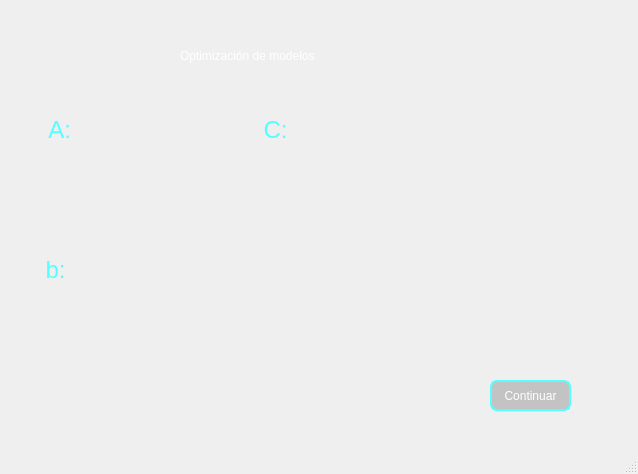
<?xml version="1.0" encoding="UTF-8"?>
<ui version="4.0">
 <class>MainWindow</class>
 <widget class="QMainWindow" name="MainWindow">
  <property name="enabled">
   <bool>true</bool>
  </property>
  <property name="geometry">
   <rect>
    <x>0</x>
    <y>0</y>
    <width>638</width>
    <height>474</height>
   </rect>
  </property>
  <property name="minimumSize">
   <size>
    <width>484</width>
    <height>0</height>
   </size>
  </property>
  <property name="maximumSize">
   <size>
    <width>638</width>
    <height>474</height>
   </size>
  </property>
  <property name="cursor">
   <cursorShape>ArrowCursor</cursorShape>
  </property>
  <property name="mouseTracking">
   <bool>true</bool>
  </property>
  <property name="windowTitle">
   <string>MainWindow</string>
  </property>
  <property name="styleSheet">
   <string notr="true">QWidget#centralwidget{
	background-color: qlineargradient(spread:pad, x1:0, y1:0, x2:1, y2:1, stop:0 		rgba(91, 91, 91, 255), stop:1 rgba(118, 118, 118, 255));
}
</string>
  </property>
  <widget class="QWidget" name="centralwidget">
   <widget class="QLabel" name="titulo">
    <property name="geometry">
     <rect>
      <x>180</x>
      <y>40</y>
      <width>271</width>
      <height>31</height>
     </rect>
    </property>
    <property name="cursor">
     <cursorShape>ArrowCursor</cursorShape>
    </property>
    <property name="styleSheet">
     <string notr="true">font: 75 20pt &quot;Bahnschrift&quot;;
color: rgb(255, 255, 255);</string>
    </property>
    <property name="text">
     <string>Optimización de modelos</string>
    </property>
   </widget>
   <widget class="QLabel" name="label">
    <property name="geometry">
     <rect>
      <x>-160</x>
      <y>110</y>
      <width>231</width>
      <height>40</height>
     </rect>
    </property>
    <property name="styleSheet">
     <string notr="true">font: 87 10pt &quot;Arial Black&quot;;
color: #55ffff;</string>
    </property>
    <property name="text">
     <string>&lt;html&gt;&lt;head/&gt;&lt;body&gt;&lt;p align=&quot;right&quot;&gt;&lt;span style=&quot; font-size:18pt;&quot;&gt;A:&lt;/span&gt;&lt;/p&gt;&lt;/body&gt;&lt;/html&gt;</string>
    </property>
   </widget>
   <widget class="QLabel" name="espacioMatrizA">
    <property name="geometry">
     <rect>
      <x>90</x>
      <y>90</y>
      <width>101</width>
      <height>91</height>
     </rect>
    </property>
    <property name="styleSheet">
     <string notr="true">font: 12pt &quot;MS Shell Dlg 2&quot;;</string>
    </property>
    <property name="text">
     <string/>
    </property>
   </widget>
   <widget class="QLabel" name="label_2">
    <property name="geometry">
     <rect>
      <x>40</x>
      <y>250</y>
      <width>31</width>
      <height>40</height>
     </rect>
    </property>
    <property name="styleSheet">
     <string notr="true">font: 87 10pt &quot;Arial Black&quot;;
color: #55ffff;</string>
    </property>
    <property name="text">
     <string>&lt;html&gt;&lt;head/&gt;&lt;body&gt;&lt;p align=&quot;center&quot;&gt;&lt;span style=&quot; font-size:18pt;&quot;&gt;b:&lt;/span&gt;&lt;/p&gt;&lt;/body&gt;&lt;/html&gt;</string>
    </property>
   </widget>
   <widget class="QLabel" name="espacioVectorCoeficientes">
    <property name="geometry">
     <rect>
      <x>80</x>
      <y>240</y>
      <width>31</width>
      <height>71</height>
     </rect>
    </property>
    <property name="styleSheet">
     <string notr="true">font: 12pt &quot;MS Shell Dlg 2&quot;;</string>
    </property>
    <property name="text">
     <string/>
    </property>
   </widget>
   <widget class="QLabel" name="label_3">
    <property name="geometry">
     <rect>
      <x>260</x>
      <y>110</y>
      <width>31</width>
      <height>40</height>
     </rect>
    </property>
    <property name="styleSheet">
     <string notr="true">font: 87 10pt &quot;Arial Black&quot;;
color: #55ffff;</string>
    </property>
    <property name="text">
     <string>&lt;html&gt;&lt;head/&gt;&lt;body&gt;&lt;p align=&quot;center&quot;&gt;&lt;span style=&quot; font-size:18pt;&quot;&gt;C:&lt;/span&gt;&lt;/p&gt;&lt;/body&gt;&lt;/html&gt;</string>
    </property>
   </widget>
   <widget class="QLabel" name="espacioVectorCostos">
    <property name="geometry">
     <rect>
      <x>300</x>
      <y>90</y>
      <width>61</width>
      <height>131</height>
     </rect>
    </property>
    <property name="styleSheet">
     <string notr="true">font: 12pt &quot;MS Shell Dlg 2&quot;;</string>
    </property>
    <property name="text">
     <string/>
    </property>
   </widget>
   <widget class="QPushButton" name="Btn_continuar">
    <property name="geometry">
     <rect>
      <x>490</x>
      <y>380</y>
      <width>81</width>
      <height>31</height>
     </rect>
    </property>
    <property name="cursor">
     <cursorShape>PointingHandCursor</cursorShape>
    </property>
    <property name="styleSheet">
     <string notr="true">QPushButton#Btn_continuar{
border: 2px solid #55ffff;
font: 75 12pt &quot;Bahnschrift Condensed&quot;;
background-color: rgb(150, 150, 150, 50%);
color: white;
border-radius: 7px;
}

QPushButton:hover#Btn_continuar{
background-color: #55ffff;
color: black;
}
</string>
    </property>
    <property name="text">
     <string>Continuar</string>
    </property>
   </widget>
  </widget>
  <widget class="QMenuBar" name="menubar">
   <property name="geometry">
    <rect>
     <x>0</x>
     <y>0</y>
     <width>638</width>
     <height>21</height>
    </rect>
   </property>
  </widget>
  <widget class="QStatusBar" name="statusbar"/>
 </widget>
 <resources>
  <include location="resorces.qrc"/>
 </resources>
 <connections/>
</ui>
